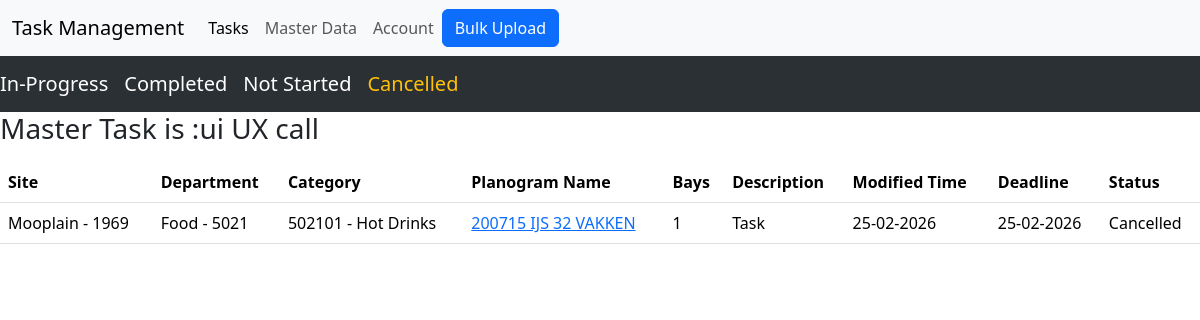
/task_view_3/35 (signed in), run on the app's committed database.
### tasks/models.py (models this page shows, shortened)
class Tasks(models.Model):
    site = models.ForeignKey(SiteData,on_delete=models.CASCADE, related_name='site_info')
    department = models.ForeignKey(Department,on_delete=models.CASCADE, related_name='department_info')
    category = models.ForeignKey(Category,on_delete=models.CASCADE, related_name='category_info')
    master_tasks = models.ForeignKey(MasterTasks,on_delete=models.CASCADE, related_name='master_tasks_info', default=1)
    status = models.ForeignKey(Status,on_delete=models.CASCADE, related_name='status_info')
    planogram = models.CharField(max_length = 250)
    bays = models.IntegerField()
    task_description = models.CharField(max_length = 250, null = True, blank = True)
    start_time = models.DateTimeField(blank=True, null=True)
    modified_time  = models.DateTimeField(auto_now=True)
    deadline = models.DateTimeField()
    user = models.ForeignKey(User, on_delete=models.CASCADE, related_name='user_info')
    retaier_selected_planogram = models.CharField(max_length = 250, null = True, blank = True)

class MasterTasks(models.Model):
    country = models.ForeignKey(Country,on_delete=models.CASCADE, related_name='master_tasks_country')
    title = models.CharField(max_length = 30)
    modified_time  = models.DateTimeField(default=timezone.now)
    deadline = models.DateTimeField()

class SiteData(models.Model):
    country = models.ForeignKey(Country,on_delete=models.CASCADE, related_name='site_data')
    site_name = models.CharField(max_length = 50)
    site_id = models.CharField(max_length = 6)
    def __str__(self):
        return f"  {self.site_name} - {self.site_id}"

class Department(models.Model):
    country = models.ForeignKey(Country,on_delete=models.CASCADE, related_name='department')
    department_code = models.IntegerField()
    department_name = models.CharField(max_length = 30)
    def __str__(self):
        return f" {self.department_name} - {self.department_code}"

class Category(models.Model):
    department = models.ForeignKey(Department,on_delete=models.CASCADE, related_name='category')
    category_code = models.IntegerField()
    category_name = models.CharField(max_length = 30)
    def __str__(self):
        return f" {self.category_code} - {self.category_name}"

class Status(models.Model):
    status = models.CharField(max_length = 20)
    def __str__(self):
        return f" {self.status}"

### tasks/views.py (the view)
# urls.py: path("task_view_3/<int:id>", views.task_view_3, name = "task_view_3"),
@login_required(login_url='login')
def task_view_3(request,id):
    master_task = models.MasterTasks.objects.get(pk=id)
    status = models.Status.objects.all()
    task_data = models.Tasks.objects.filter(master_tasks = master_task, status = status[3])
    return render(request, "tasks/cancelled.html", {"task_data": task_data, "task":id})

### tasks/templates/tasks/cancelled.html (shortened to what this page needs)
{% include "base.html" %}
{% block body %}
<nav class="navbar navbar-expand-lg bg-body-tertiary" data-bs-theme="dark">
    <div class="collapse navbar-collapse" id="navbarNav">
            <a class="navbar-brand active" href="{% url "task_view_1" task %}">In-Progress</a>
            <a class="navbar-brand" href="{% url "task_view_2" task %}">Completed</a>
            <a class="navbar-brand" href="{% url "task_view_0" task %}">Not Started</a>
            <a class="navbar-brand link-warning" href="{% url "task_view_3" task %}">Cancelled</a>
    </div>
</nav>
<h3>Master Task is :{{task_data.0.master_tasks.title}}</h3>
<table class="table">
    <tr>
        <th scope="col">Site</th>
        <th scope="col">Department</th>
        <th scope="col">Category</th>
        <th scope="col">Planogram Name</th>
        <th scope="col">Bays</th>
        <th scope="col">Description</th>
        <th scope="col">Modified Time</th>
        <th scope="col">Deadline</th>
        <th scope="col">Status</th>
    </tr>
    {% for task in task_data %}
    <tr>
        <td>{{ task.site }}</td>
        <td>{{ task.department }}</td>
        <td>{{ task.category }}</td>
        <td><a href = "{% url "task_edit" task.id %}">{{ task.planogram }}</a></td>
        <td>{{ task.bays }}</td>
        <td>{{ task.task_description }}</td>
        <td>{{ task.modified_time|date:"d-m-Y"}}</td>
        <td>{{ task.deadline|date:"d-m-Y"}}</td>
        <td>{{ task.status }}</td>
    </tr>
    {% endfor %}
{% endblock %}

### data on the page
Tasks: master_tasks.title "ui UX call", site "Mooplain - 1969", department "Food - 5021", category "502101 - Hot Drinks", planogram "200715 IJS 32 VAKKEN", bays "1", task_description "Task", modified_time "25-02-2026", deadline "25-02-2026", status "Cancelled"
